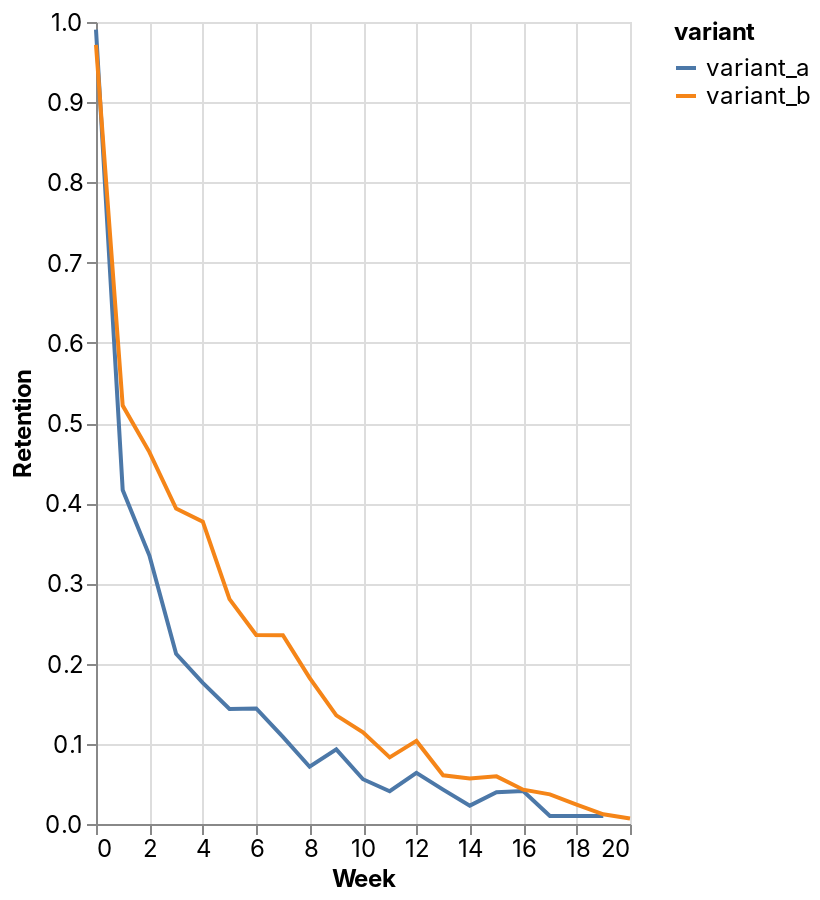

Notebook code for this chart:
### Code cell
_deepnote_run_altair(retention, """{"data":{"name":"placeholder"},"mark":{"type":"line","tooltip":{"content":"data"}},"height":220,"$schema":"https://vega.github.io/schema/vega-lite/v4.json","autosize":{"type":"fit"},"encoding":{"x":{"sort":null,"type":"quantitative","field":"Week","scale":{"type":"linear","zero":false}},"y":{"sort":null,"type":"quantitative","field":"Retention","scale":{"type":"linear","zero":false}},"color":{"sort":null,"type":"nominal","field":"variant","scale":{"type":"linear","zero":false}}}}""")

### Figure 1 — Vega-Lite specification as saved in the notebook (floating-point values rounded to 4 significant figures)
{"config": {"view": {"continuousWidth": 400, "continuousHeight": 300}, "area": {"fill": "#51C0E9"}, "axis": {"labelFont": "Inter, sans-serif", "labelFontSize": 12, "labelFontWeight": "normal", "labelLimit": 60, "labelOverlap": "greedy", "titleFont": "Inter, sans-serif", "titleFontSize": 12, "titleFontWeight": "bold"}, "background": "#ffffff", "legend": {"labelFont": "Inter, sans-serif", "labelFontSize": 12, "titleFont": "Inter, sans-serif", "titleFontSize": 12, "titleFontWeight": "bold"}, "line": {"stroke": "#51C0E9", "strokeWidth": 2}, "rect": {"fill": "#51C0E9"}, "title": {"anchor": "start", "color": "#000000", "font": "Inter, sans-serif", "fontSize": 22, "fontWeight": "normal"}}, "data": {"name": "data-23ac8d68cceae4fda342549df9797ce7"}, "mark": {"type": "line", "tooltip": {"content": "data"}}, "autosize": {"type": "fit"}, "encoding": {"color": {"field": "variant", "scale": {"type": "linear", "zero": false}, "sort": null, "type": "nominal"}, "x": {"field": "Week", "scale": {"type": "linear", "zero": false}, "sort": null, "type": "quantitative"}, "y": {"field": "Retention", "scale": {"type": "linear", "zero": false}, "sort": null, "type": "quantitative"}}, "height": 440, "width": "container", "$schema": "https://vega.github.io/schema/vega-lite/v4.json", "datasets": {"data-23ac8d68cceae4fda342549df9797ce7": [{"Week": 0.0, "Retention": 0.9905, "variant": "variant_a"}, {"Week": 1.0, "Retention": 0.4165, "variant": "variant_a"}, {"Week": 2.0, "Retention": 0.3347, "variant": "variant_a"}, {"Week": 3.0, "Retention": 0.2121, "variant": "variant_a"}, {"Week": 4.0, "Retention": 0.176, "variant": "variant_a"}, {"Week": 5.0, "Retention": 0.1435, "variant": "variant_a"}, {"Week": 6.0, "Retention": 0.144, "variant": "variant_a"}, {"Week": 7.0, "Retention": 0.1085, "variant": "variant_a"}, {"Week": 8.0, "Retention": 0.07139, "variant": "variant_a"}, {"Week": 9.0, "Retention": 0.09306, "variant": "variant_a"}, {"Week": 10.0, "Retention": 0.05583, "variant": "variant_a"}, {"Week": 11.0, "Retention": 0.04083, "variant": "variant_a"}, {"Week": 12.0, "Retention": 0.06371, "variant": "variant_a"}, {"Week": 13.0, "Retention": 0.04288, "variant": "variant_a"}, {"Week": 14.0, "Retention": 0.02288, "variant": "variant_a"}, {"Week": 15.0, "Retention": 0.03955, "variant": "variant_a"}, {"Week": 16.0, "Retention": 0.04121, "variant": "variant_a"}, {"Week": 17.0, "Retention": 0.01, "variant": "variant_a"}, {"Week": 18.0, "Retention": 0.01, "variant": "variant_a"}, {"Week": 19.0, "Retention": 0.01, "variant": "variant_a"}, {"Week": 0.0, "Retention": 0.9714, "variant": "variant_b"}, {"Week": 1.0, "Retention": 0.5217, "variant": "variant_b"}, {"Week": 2.0, "Retention": 0.4637, "variant": "variant_b"}, {"Week": 3.0, "Retention": 0.3932, "variant": "variant_b"}, {"Week": 4.0, "Retention": 0.377, "variant": "variant_b"}, {"Week": 5.0, "Retention": 0.2804, "variant": "variant_b"}, {"Week": 6.0, "Retention": 0.2357, "variant": "variant_b"}, {"Week": 7.0, "Retention": 0.2354, "variant": "variant_b"}, {"Week": 8.0, "Retention": 0.1822, "variant": "variant_b"}, {"Week": 9.0, "Retention": 0.1355, "variant": "variant_b"}, {"Week": 10.0, "Retention": 0.1142, "variant": "variant_b"}, {"Week": 11.0, "Retention": 0.08309, "variant": "variant_b"}, {"Week": 12.0, "Retention": 0.1036, "variant": "variant_b"}, {"Week": 13.0, "Retention": 0.06075, "variant": "variant_b"}, {"Week": 14.0, "Retention": 0.05673, "variant": "variant_b"}, {"Week": 15.0, "Retention": 0.05938, "variant": "variant_b"}, {"Week": 16.0, "Retention": 0.04278, "variant": "variant_b"}, {"Week": 17.0, "Retention": 0.03696, "variant": "variant_b"}, {"Week": 18.0, "Retention": 0.02426, "variant": "variant_b"}, {"Week": 19.0, "Retention": 0.01209, "variant": "variant_b"}, {"Week": 20.0, "Retention": 0.006803, "variant": "variant_b"}]}}
